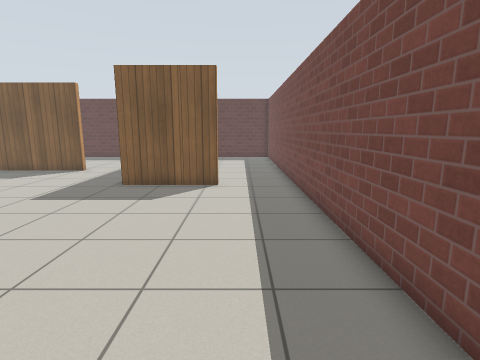
[1] (above)

16 first-person views from a walk through a robot-simulator world made for Gazebo. The camera is 1.2 m above the floor, tilts 10° down and sees 80° across. The floor is counted in squares, 0.5 m on a side. Each view is taken from the middle of a square. On the plan, view 1 faces up. The plan holds only what a view shows up to about 18 squares ahead; the rest is blank. Gazebo's built-in surfaces are drawn with simple patterns.

[2]
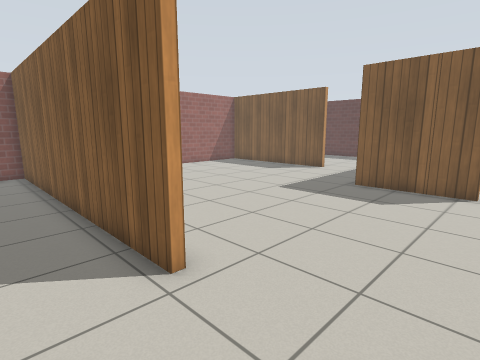

[3]
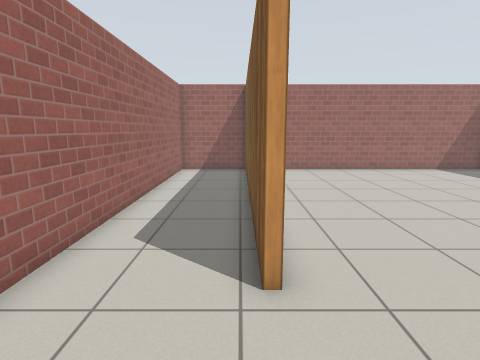

[4]
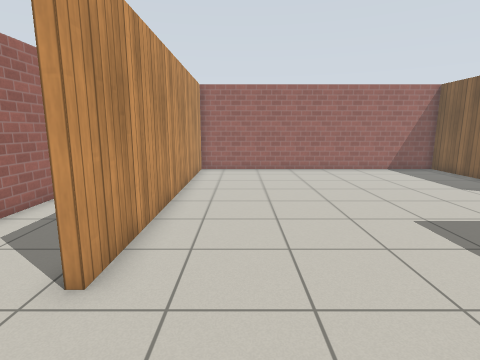

[5]
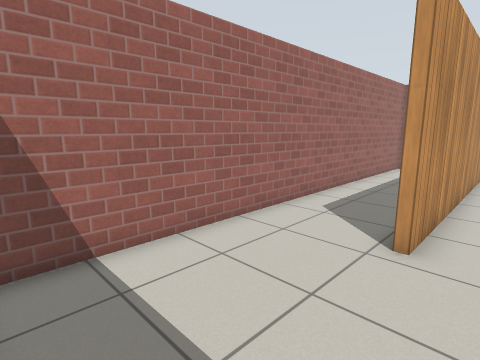

[6]
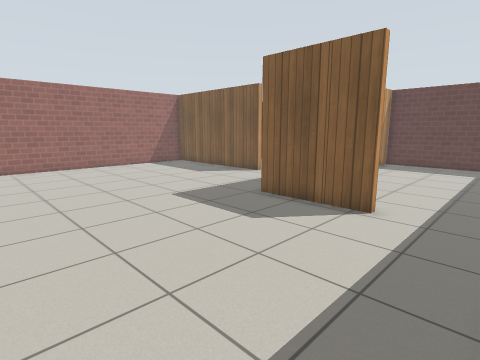

[7]
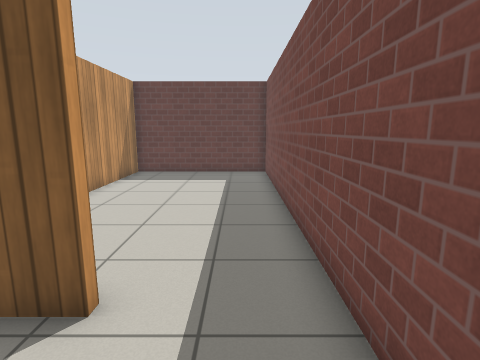

[8]
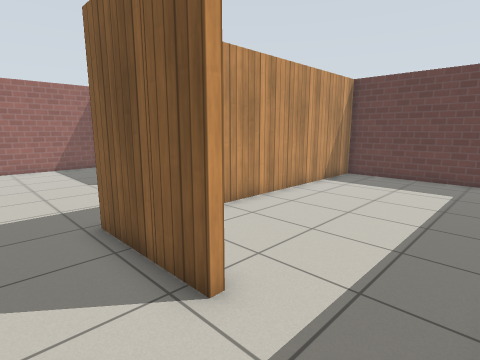

[9]
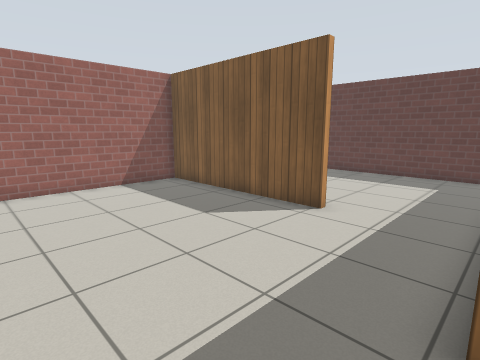

[10]
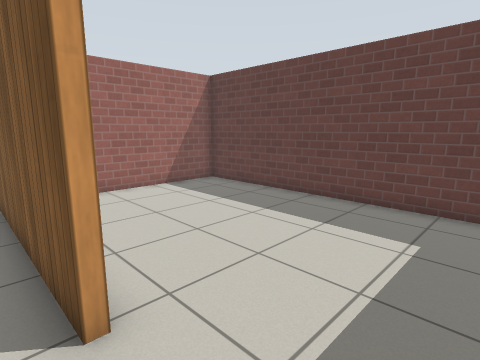

[11]
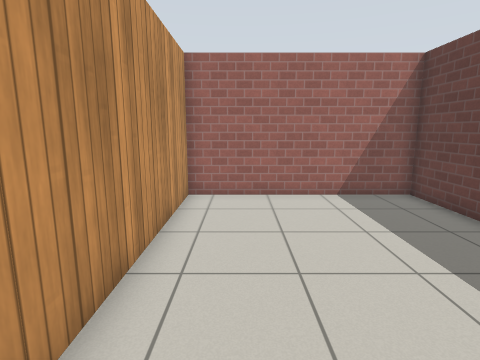

[12]
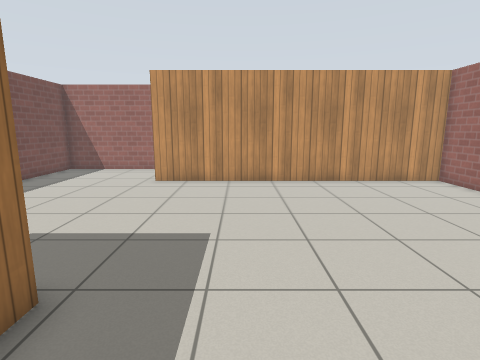

[13]
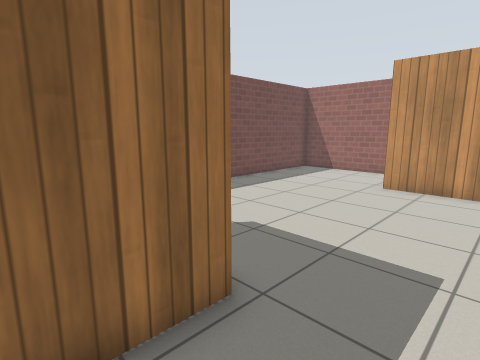

[14]
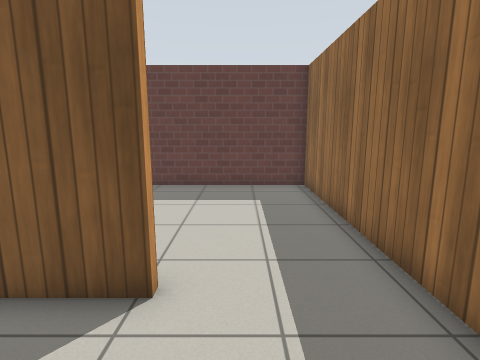

[15]
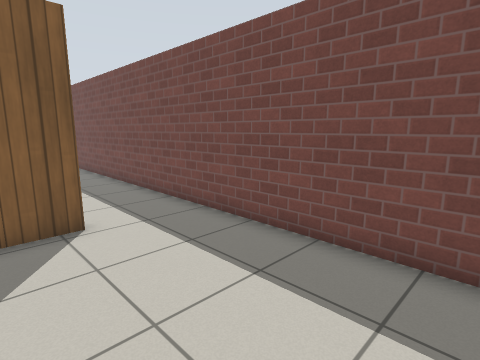

[16]
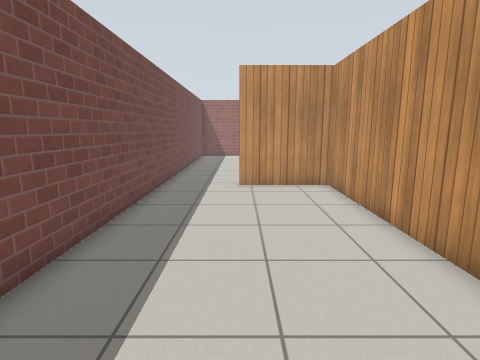

### Floor plan
Ten units are one square. View 1 is at (0, 0); x grows to the right and y downward. Boxes are objects, and circles mark ways between rooms. Rooms are numbered by the first view taken in them; rooms with no view inside come last. Other rooms are left out.
<svg viewBox="-179 -259 209 279">
<path fill="none" stroke="#000" d="M-10 -126 -10 -123 -52 -123 -52 -165M-92 -168 -174 -168 -174 -26 -40 -26 -40 -23 -174 -23 -174 15 25 15 25 -124M-52 -165 -52 -254 -174 -254 -174 -171 -92 -171M25 -124 25 -254 -49 -254 -49 -126 -10 -126"/>
<circle cx="-75" cy="-170" r="3" fill="#2a7"/>
<circle cx="10" cy="-120" r="3" fill="#2a7"/>
<text x="-80" y="-70">1</text>
<text x="-110" y="-210">2</text>
<text x="-10" y="-190">3</text>
</svg>
Room 1 opens to room 2. Room 1 opens to room 3.

Where each view was taken, in squares from view 1:
view 1: 0 up, 0 right, facing up
view 2: 0 up, 0 right, facing up-left
view 3: 2 up, 0 right, facing left
view 4: 5 up, 0 right, facing left
view 5: 4 up, 2 right, facing down-left
view 6: 4 up, 2 right, facing up-left
view 7: 9 up, 1 right, facing up
view 8: 10 up, 2 right, facing up-left
view 9: 9 up, 5 left, facing up-left
view 10: 16 up, 6 left, facing up-left
view 11: 19 up, 7 left, facing left
view 12: 16 up, 8 left, facing down
view 13: 15 up, 8 left, facing down-right
view 14: 13 up, 8 left, facing up
view 15: 5 up, 3 left, facing up-right
view 16: 25 up, 1 left, facing down
